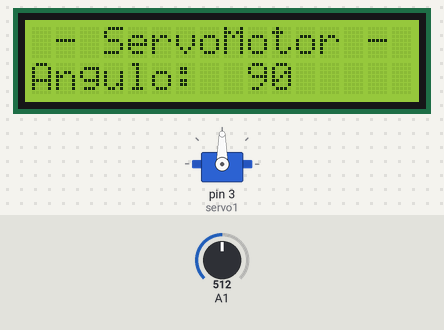
A sketch run on a simulated Arduino Uno, built with avr-gcc and run on an emulated ATmega328P. Shown: servo, 16×2 character LCD. The inputs (shaded band) are chosen by the test bench; at power-on: A1 = 512.

Above: at 1.2 s.
1.3 s: A1 set to 716
At 1.8 s:
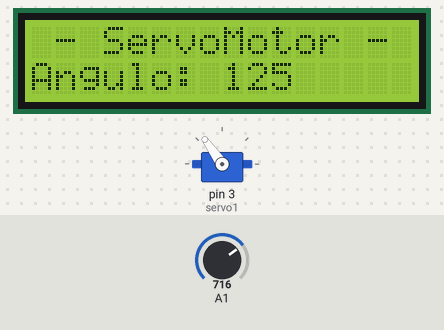
2.8 s: A1 set to 900
At 3.4 s:
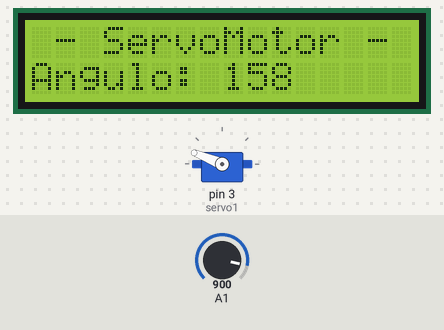
4.3 s: A1 set to 1023
At 4.9 s:
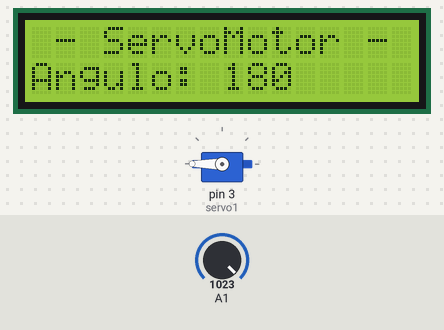
5.8 s: A1 set to 306
At 6.5 s:
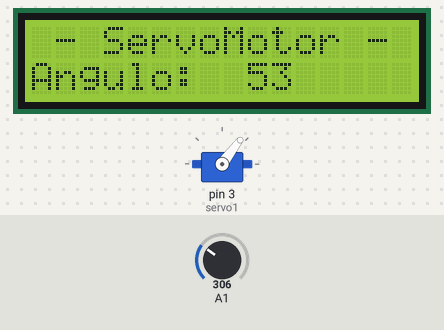
7.3 s: A1 set to 122
At 8.1 s:
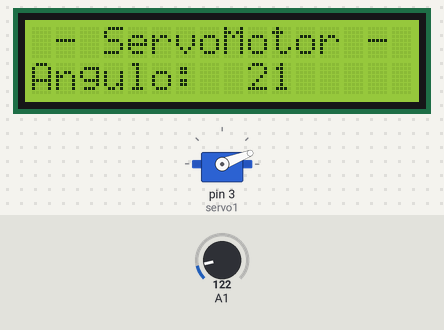
8.8 s: A1 set to 90
At 9.8 s:
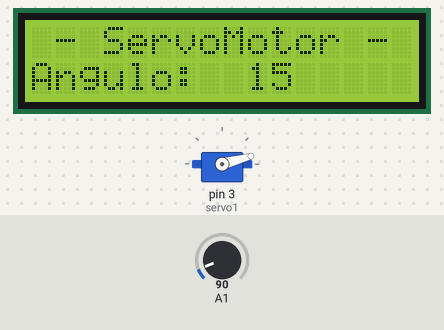
Timing chart, 0 to 11.3 s (numbered marks = the images above; inputs shaded):
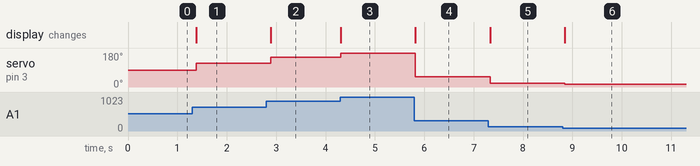

The sketch:

Potenciometro.Servo.LCD.ino
```cpp
// Servo motor SG90 + LCD Keypad Shield + PotenciÔmetro
#include <Servo.h>
#include <LiquidCrystal.h>

LiquidCrystal lcd(8, 9, 4, 5, 6, 7);
Servo servo1;
int pos = 0;
unsigned int valorA1 = 0;
void setup() {
 servo1.attach(3);
  lcd.begin(16, 2);
  lcd.clear();
  lcd.setCursor(0, 0);
  lcd.print(" - ServoMotor - ");
  lcd.setCursor(0, 1);
  lcd.print("Angulo: ");
}
void loop() {
  valorA1 = analogRead(A1);
  pos = map(valorA1, 0, 1023, 0, 180);
  servo1.write(pos);
  lcd.setCursor(8, 1);
if (pos < 10) lcd.print(" ");
if (pos >=10 && pos < 100) lcd.print(" ");
lcd.print(pos);
delay(100);
}


 
```

Measured:
- after the input at 1.3 s, servo on pin 3 (servo1): 90° → 125° after 0.08 s; the display: changes after 0.08 s (image 1)
- after the input at 2.8 s, servo on pin 3 (servo1): 125° → 158° after 0.09 s; the display: changes after 0.09 s (image 2)
- after the input at 4.3 s, servo on pin 3 (servo1): 158° → 180° at once; the display: changes at once (image 3)
- after the input at 5.8 s, servo on pin 3 (servo1): 180° → 53° at once; the display: changes at once (image 4)
- after the input at 7.3 s, servo on pin 3 (servo1): 53° → 21° at once; the display: changes at once (image 5)
- after the input at 8.8 s, servo on pin 3 (servo1): 21° → 15° at once; the display: changes at once (image 6)
